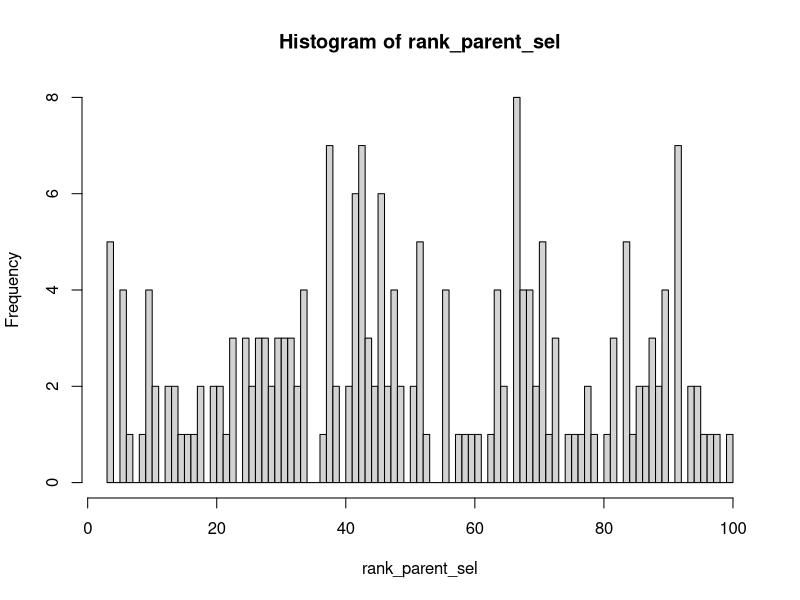
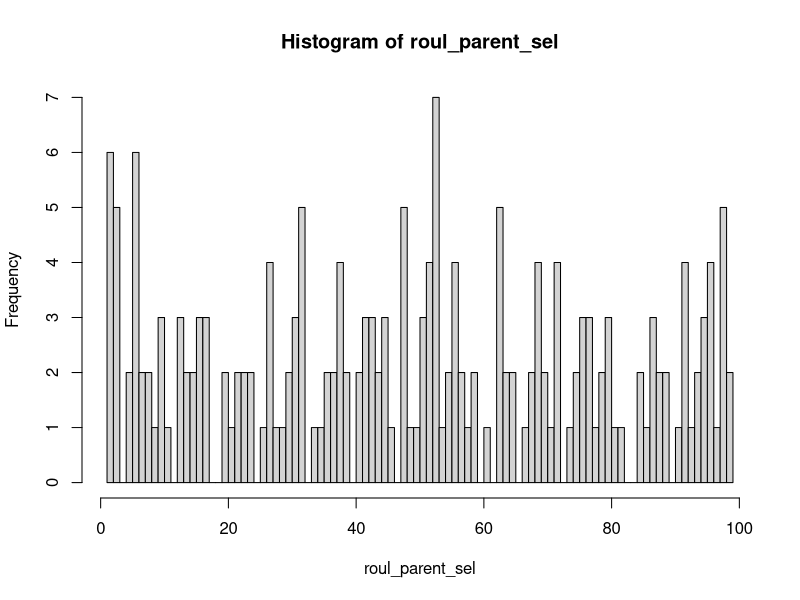

The R source for these figures, in order:
setwd("~/GitHub/P-Median_Genetic_Algorithm")

##---- Data input-----
#For Completely Rankdom Data
locations <- 100 #number of total locations
p <- 10 #number of stations to be used to calculate medians

loc_scatter = data.frame(
  x = rnorm(100, mean = 50, sd=50),
  y = rnorm(100, mean = 50, sd=50)
)

##---- Toy Data----
toy_data <- function(radius, p, num_locations) {
  circle_x_centers <- sample(1:500, p, replace = TRUE)
  circle_y_centers <- sample(1:500, p, replace = TRUE)
  x <- rnorm(num_locations, mean = circle_x_centers, sd = radius)
  y <- rnorm(num_locations, mean = circle_y_centers, sd = radius)
  
  loc_scatter <- data.frame(
    x = x,
    y = y
  )
  
  return(loc_scatter)
}

##---- Initial Population----
#Generates a random Population of Chromosomes
generate_population <- function(population_size, p, locations) {
  pop_size <- population_size #population size
  
  Population <- matrix(0, pop_size, locations) #generate a matrix of [population size][locations]
  for(Chrom in 1:pop_size) {
    randStations <- sample(1:locations, p, replace = F)
    for(allele in randStations) {
      Population[Chrom, allele] <- 1
    }
  }
  
  return(Population)
}

pop_size <- 100
Population <- generate_population(pop_size, p, locations)
print(Population)

##---- Plot Connections----


##---- Distance Function----
get_dists <- function(locations, Chromosome, pop_size) { ##Distance function that should also serve as fitness
  dists <- matrix(0, pop_size)
  choice <- NULL
  for(loc in 1:dim(locations)[1]) { #For every location
    for(med in 1:pop_size) { #For every bit in Chromosome
      if(Chromosome[med] == 1) { #If the Chromosome is selected as a station
        if (is.null(choice)) { #Check if there is a computed distance
          choice <- sqrt((locations[med, 1] - locations[loc,1])^2 + (locations[med, 2] - locations[loc,2])^2) #if not find dist between location and station
        } else { #if so
          choice <- min(choice, sqrt((locations[med, 1] - locations[loc,1])^2 + (locations[med, 2] - locations[loc,2])^2)) #pick the minimum between stations seen and newest station
        }
      }
    }
    dists[loc] <- choice #Add choice Dist to Dists matrix (in case I want to return the whole matrix later)
    choice <- NULL #Reset choice
  }
  sum <- 0
  for(i in 1:dim(dists)[1]) {
    sum <- sum + dists[i] #Sum distances
  }
  return(sum)
}

## Testing Code

# test_scatter <- data.frame(
#   X = c(5, 7, 13, 15),
#   Y = c(1, 1, 1, 1))
# test_Pop <- c(0, 0, 1, 1)

# print(get_dists(loc_scatter, Population[100, ], pop_size))
# print(get_dists(test_scatter, test_Pop, 4))

##---- Selection----
##Rank Selection
sel_rank <- function(Population, Locations) {
  ranks <- matrix(0, nrow(Population), 2)
  
  for(Chrom in 1:nrow(Population)) {
    fitness <- get_dists(Locations, Population[Chrom, ], nrow(Population))
    ranks[Chrom, 1] <- Chrom
    ranks[Chrom, 2] <- fitness
  }
  
  ranks <- ranks[order(ranks[,2], decreasing = TRUE), ]
  
  #Needs to be finished currently takes in the input and creates the ranking matrix, but does not define integer ranges for selection
  return(ranks)
}

##Roulette Selection
sel_roulette <- function(Population, Locations) {
  ranks <- matrix(0, nrow(Population), 3)
  
  for(Chrom in 1:nrow(Population)) {
    fitness <- get_dists(Locations, Population[Chrom, ], nrow(Population))
    ranks[Chrom, 1] <- Chrom
    ranks[Chrom, 2] <- fitness
  }
  
  total_fit <- sum(ranks[, 2])
  
  ranks <- ranks[order(ranks[,2], decreasing = TRUE), ]
  
  for(Chrom in 1:nrow(ranks)) {
    ranks[Chrom, 3] <- total_fit / ranks[Chrom, 2]
  }
  
  #Needs to be finished currently takes in the input and creates the ranking matrix, but does not define integer ranges for selection
  return(ranks)
  
}

##Get a parent from the Rank Selection
rank_selection <- function(rank_mat, r_max) { #rmax -> either rank or roulette max
  to_populate <- sample(1:r_max, 1) #take a sample within the range of the ranks 1:summation(population_size)
  rank_d <- 0
  for(i in 1:pop_size) { #step through the summation when the selected number <= the summation then it is chosen (solves range sizes)
    rank_d <- rank_d + i
    if(to_populate <= rank_d) {
      return(rank_mat[i, 1])
    }
  }
}

##Get a parent from the Roulette Selection
roul_selection <- function(rank_mat, r_max) {
  #to_populate <- sample(1:r_max, 1) #take a sample within the range of the ranks 1:summation(population_size)
  to_populate <- round(runif(1,1,r_max), 5)
  rank_d <- 0
  for(i in 1:pop_size) { #step through the summation when the selected number <= the summation then it is chosen (solves range sizes)
    rank_d <- rank_d + rank_mat[i, 3]
    if(to_populate <= rank_d) {
      return(rank_mat[i, 1])
    }
  }
}

# RANK TESTING CODE
generation_rank <- sel_rank(Population, loc_scatter)
print(generation_rank)
rank_parent_sel <- c()
for(i in 1:200) {
  rank_parent_sel[i] <- rank_selection(generation_rank, sum(generation_rank[, 1]))
}
hist(rank_parent_sel, 100)

# ROULETTE TESTING CODE
generation_roul <- sel_roulette(Population, loc_scatter)
print(generation_roul)
print(sum(generation_roul[, 3]))
roul_parent_sel <- c()
for(i in 1:200) {
  roul_parent_sel[i] <- roul_selection(generation_roul, sum(generation_roul[, 3]))
}
hist(roul_parent_sel, 100)

##---- Crossover----
## Uniform Crossover
uniform <- function(P1, P2) {
  C1 <- c()
  C2 <- c()
  for(i in 1:length(P1)) {
    m <- sample(0:1, 1) #represents the mask bit at this position
    if(m == 0) {
      C1[i] <- P1[i]
      C2[i] <- P2[i]
    } else {
      C1[i] <- P2[i]
      C2[i] <- P1[i]
    }
  }
  
  #Needs fixup
  if(sum(C1 == 1) > p) {
    medianPos <- which(C1 == 1)
    newPos <- sample(medianPos, p, replace = FALSE) #randomly select p medians to keep
    C1 <- lapply(C1, replace, TRUE, 0)
    for(m in newPos) {
      C1[m] <- 1
    }
  }
  if(sum(C1 == 1) < p) {
    while(sum(C1 == 1) < p) {
      C1[sample(1:length(C1), 1)] <- 1 #randomly select positions and set them to 1 -- Could in theory take some number of them from P1
    }
  }
  
  if(sum(C2 == 1) > p) {
    medianPos <- which(C2 == 1)
    newPos <- sample(medianPos, p, replace = FALSE)
    C2 <- lapply(C2, replace, TRUE, 0)
    for(m in newPos) {
      C2[m] <- 1
    }
  }
  if(sum(C2 == 1) < p) {
    while(sum(C2 == 1) < p) {
      C2[sample(1:length(C2), 1)] <- 1
    }
  }
  return(list(C1, C2))

}

two_point <- function(P1, P2) {
  C1 <- c()
  C2 <- c()
  cuts <- sample(1:length(P1), 2, replace = FALSE)
  for(i in 1:length(P1)) {
    if(i >= cuts[1] && i <= cuts[2]) {
      C1[i] <- P2[i]
      C2[i] <- P1[i]
    } else {
      C1[i] <- P1[i]
      C2[i] <- P2[i]
    }
  }
  
  #Needs fixup
  if(sum(C1 == 1) > p) {
    medianPos <- which(C1 == 1)
    newPos <- sample(medianPos, p, replace = FALSE) #randomly select p medians to keep
    C1 <- lapply(C1, replace, TRUE, 0)
    for(m in newPos) {
      C1[m] <- 1
    }
  }
  if(sum(C1 == 1) < p) {
    while(sum(C1 == 1) < p) {
      C1[sample(1:length(C1), 1)] <- 1 #randomly select positions and set them to 1 -- Could in theory take some number of them from P1
    }
  }
  
  if(sum(C2 == 1) > p) {
    medianPos <- which(C2 == 1)
    newPos <- sample(medianPos, p, replace = FALSE)
    C2 <- lapply(C2, replace, TRUE, 0)
    for(m in newPos) {
      C2[m] <- 1
    }
  }
  if(sum(C2 == 1) < p) {
    while(sum(C2 == 1) < p) {
      C2[sample(1:length(C2), 1)] <- 1
    }
  }
  return(list(C1, C2))
}

# Uniform Testing Code -> uses Rank Selection
u_children <- uniform(Population[rank_parent_sel[1], ], Population[rank_parent_sel[2], ])
child1 <- as.vector(unlist(u_children[1]))
child2 <- as.vector(unlist(u_children[2]))
print(sum(child1 == 1))
print(sum(child2 == 1))

#Two-Point Testing Code -> uses Rank selection
tp_children <- two_point(Population[rank_parent_sel[1], ], Population[rank_parent_sel[2], ])
child1 <- as.vector(unlist(tp_children[1]))
child2 <- as.vector(unlist(tp_children[2]))
print(sum(child1 == 1))
print(sum(child2 == 1))

##---- Mutation----
## Bit-Flip Mutation
bit_flip <- function(Chromosome) {
  medianPos <- which(Chromosome == 1)
  new_station <- sample(medianPos, 1, replace = FALSE) #randomly select p medians to change
  station <- which(Chromosome == 0)
  new_median <- sample(station, 1, replace = FALSE) #randomly select station to make median
  Chromosome[new_median] <- 1
  Chromosome[new_station] <- 0
  return(Chromosome)
}

#Bit-Flip Testing Code
print(Population[1, ])
print(bit_flip(Population[1, ]))
